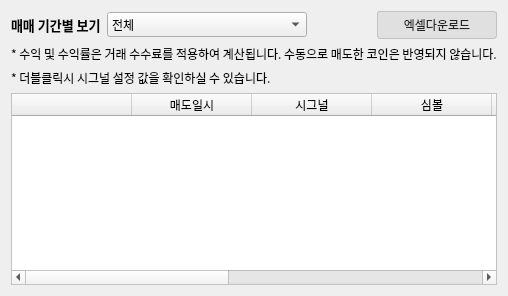
      <widget class="QWidget" name="tab_profits">
       <attribute name="title">
        <string>수익기록</string>
       </attribute>
       <layout class="QVBoxLayout" name="verticalLayout_9">
        <item>
         <layout class="QHBoxLayout" name="horizontalLayout_3">
          <item>
           <widget class="QLabel" name="label">
            <property name="font">
             <font>
              <family>맑은 고딕</family>
              <pointsize>10</pointsize>
              <bold>true</bold>
             </font>
            </property>
            <property name="text">
             <string>매매 기간별 보기</string>
            </property>
           </widget>
          </item>
          <item>
           <widget class="QComboBox" name="period_combo">
            <property name="minimumSize">
             <size>
              <width>200</width>
              <height>25</height>
             </size>
            </property>
            <property name="maximumSize">
             <size>
              <width>200</width>
              <height>25</height>
             </size>
            </property>
            <property name="font">
             <font>
              <family>맑은 고딕</family>
             </font>
            </property>
            <item>
             <property name="text">
              <string>전체</string>
             </property>
            </item>
            <item>
             <property name="text">
              <string>오늘</string>
             </property>
            </item>
            <item>
             <property name="text">
              <string>어제</string>
             </property>
            </item>
            <item>
             <property name="text">
              <string>3일</string>
             </property>
            </item>
            <item>
             <property name="text">
              <string>7일</string>
             </property>
            </item>
            <item>
             <property name="text">
              <string>30일</string>
             </property>
            </item>
           </widget>
          </item>
          <item>
           <spacer name="horizontalSpacer_2">
            <property name="orientation">
             <enum>Qt::Orientation::Horizontal</enum>
            </property>
            <property name="sizeHint" stdset="0">
             <size>
              <width>40</width>
              <height>20</height>
             </size>
            </property>
           </spacer>
          </item>
          <item>
           <widget class="QPushButton" name="excel_download_btn">
            <property name="minimumSize">
             <size>
              <width>120</width>
              <height>28</height>
             </size>
            </property>
            <property name="font">
             <font>
              <family>맑은 고딕</family>
              <pointsize>9</pointsize>
             </font>
            </property>
            <property name="styleSheet">
             <string notr="true">QPushButton {
  background-color: #E0E0E0;
  border: 1px solid #C2C2C2;
  border-radius: 3px;
  color: #212121;
}

QPushButton:hover {
  background-color: #D0D0D0;
}</string>
            </property>
            <property name="text">
             <string>엑셀다운로드</string>
            </property>
           </widget>
          </item>
         </layout>
        </item>
        <item>
         <widget class="QLabel" name="label_2">
          <property name="font">
           <font>
            <family>맑은 고딕</family>
            <pointsize>9</pointsize>
           </font>
          </property>
          <property name="text">
           <string>* 수익 및 수익률은 거래 수수료를 적용하여 계산됩니다. 수동으로 매도한 코인은 반영되지 않습니다.</string>
          </property>
         </widget>
        </item>
        <item>
         <widget class="QLabel" name="label_3">
          <property name="font">
           <font>
            <family>맑은 고딕</family>
            <pointsize>9</pointsize>
           </font>
          </property>
          <property name="text">
           <string>* 더블클릭시 시그널 설정 값을 확인하실 수 있습니다.</string>
          </property>
         </widget>
        </item>
        <item>
         <widget class="QTableWidget" name="profit_table">
          <property name="font">
           <font>
            <family>맑은 고딕</family>
            <pointsize>9</pointsize>
           </font>
          </property>
          <property name="styleSheet">
           <string notr="true">QTableWidget {
  border: 1px solid #C2C2C2;
  background-color: white;
  color: #212121;
}

QTableWidget::item:selected {
  background-color: #E0E0E0;
}</string>
          </property>
          <property name="editTriggers">
           <set>QAbstractItemView::EditTrigger::NoEditTriggers</set>
          </property>
          <property name="alternatingRowColors">
           <bool>true</bool>
          </property>
          <property name="selectionBehavior">
           <enum>QAbstractItemView::SelectionBehavior::SelectRows</enum>
          </property>
          <property name="sortingEnabled">
           <bool>true</bool>
          </property>
          <attribute name="horizontalHeaderDefaultSectionSize">
           <number>120</number>
          </attribute>
          <attribute name="horizontalHeaderStretchLastSection">
           <bool>true</bool>
          </attribute>
          <attribute name="verticalHeaderDefaultSectionSize">
           <number>30</number>
          </attribute>
          <column>
           <property name="text">
            <string/>
           </property>
          </column>
          <column>
           <property name="text">
            <string>매도일시</string>
           </property>
          </column>
          <column>
           <property name="text">
            <string>시그널</string>
           </property>
          </column>
          <column>
           <property name="text">
            <string>심볼</string>
           </property>
          </column>
          <column>
           <property name="text">
            <string>매도수량</string>
           </property>
          </column>
          <column>
           <property name="text">
            <string>매수평균가</string>
           </property>
          </column>
          <column>
           <property name="text">
            <string>매도단가</string>
           </property>
          </column>
          <column>
           <property name="text">
            <string>수익</string>
           </property>
          </column>
          <column>
           <property name="text">
            <string>수익률</string>
           </property>
          </column>
         </widget>
        </item>
       </layout>
      </widget>
